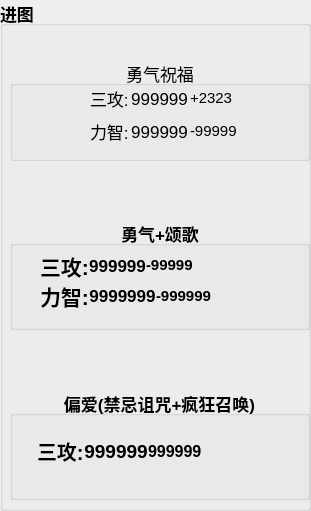
   <widget class="QGroupBox" name="naima">
    <property name="geometry">
     <rect>
      <x>470</x>
      <y>220</y>
      <width>311</width>
      <height>511</height>
     </rect>
    </property>
    <property name="font">
     <font>
      <pointsize>13</pointsize>
      <weight>75</weight>
      <bold>true</bold>
     </font>
    </property>
    <property name="styleSheet">
     <string notr="true"/>
    </property>
    <property name="title">
     <string>进图</string>
    </property>
    <property name="alignment">
     <set>Qt::AlignLeading|Qt::AlignLeft|Qt::AlignTop</set>
    </property>
    <property name="flat">
     <bool>true</bool>
    </property>
    <widget class="QGroupBox" name="b3">
     <property name="geometry">
      <rect>
       <x>10</x>
       <y>390</y>
       <width>300</width>
       <height>110</height>
      </rect>
     </property>
     <property name="minimumSize">
      <size>
       <width>0</width>
       <height>110</height>
      </size>
     </property>
     <property name="maximumSize">
      <size>
       <width>999999</width>
       <height>110</height>
      </size>
     </property>
     <property name="font">
      <font>
       <pointsize>13</pointsize>
      </font>
     </property>
     <property name="title">
      <string>偏爱(禁忌诅咒+疯狂召唤)</string>
     </property>
     <property name="alignment">
      <set>Qt::AlignHCenter|Qt::AlignTop</set>
     </property>
     <property name="flat">
      <bool>false</bool>
     </property>
     <widget class="QWidget" name="layoutWidget">
      <property name="geometry">
       <rect>
        <x>27</x>
        <y>30</y>
        <width>271</width>
        <height>63</height>
       </rect>
      </property>
      <layout class="QVBoxLayout" name="verticalLayout_8">
       <property name="spacing">
        <number>0</number>
       </property>
       <item>
        <layout class="QHBoxLayout" name="horizontalLayout_34">
         <item>
          <widget class="QLabel" name="label_59">
           <property name="font">
            <font>
             <pointsize>15</pointsize>
            </font>
           </property>
           <property name="text">
            <string>三攻:</string>
           </property>
          </widget>
         </item>
         <item>
          <widget class="QLabel" name="b3_sg">
           <property name="font">
            <font>
             <pointsize>14</pointsize>
            </font>
           </property>
           <property name="text">
            <string>999999</string>
           </property>
           <property name="alignment">
            <set>Qt::AlignCenter</set>
           </property>
          </widget>
         </item>
         <item>
          <widget class="QLabel" name="b3_sg_cj">
           <property name="minimumSize">
            <size>
             <width>0</width>
             <height>0</height>
            </size>
           </property>
           <property name="maximumSize">
            <size>
             <width>9999</width>
             <height>20</height>
            </size>
           </property>
           <property name="font">
            <font>
             <pointsize>12</pointsize>
            </font>
           </property>
           <property name="text">
            <string>999999</string>
           </property>
           <property name="alignment">
            <set>Qt::AlignLeading|Qt::AlignLeft|Qt::AlignVCenter</set>
           </property>
          </widget>
         </item>
         <item>
          <spacer name="horizontalSpacer_29">
           <property name="orientation">
            <enum>Qt::Horizontal</enum>
           </property>
           <property name="sizeHint" stdset="0">
            <size>
             <width>40</width>
             <height>20</height>
            </size>
           </property>
          </spacer>
         </item>
        </layout>
       </item>
      </layout>
     </widget>
    </widget>
    <widget class="QGroupBox" name="b2">
     <property name="geometry">
      <rect>
       <x>10</x>
       <y>220</y>
       <width>300</width>
       <height>110</height>
      </rect>
     </property>
     <property name="minimumSize">
      <size>
       <width>300</width>
       <height>110</height>
      </size>
     </property>
     <property name="maximumSize">
      <size>
       <width>9999999</width>
       <height>900</height>
      </size>
     </property>
     <property name="font">
      <font>
       <pointsize>13</pointsize>
      </font>
     </property>
     <property name="title">
      <string>勇气+颂歌</string>
     </property>
     <property name="alignment">
      <set>Qt::AlignHCenter|Qt::AlignTop</set>
     </property>
     <widget class="QWidget" name="layoutWidget">
      <property name="geometry">
       <rect>
        <x>30</x>
        <y>30</y>
        <width>261</width>
        <height>61</height>
       </rect>
      </property>
      <layout class="QVBoxLayout" name="verticalLayout_7">
       <property name="spacing">
        <number>0</number>
       </property>
       <item>
        <layout class="QHBoxLayout" name="horizontalLayout_5">
         <item>
          <widget class="QLabel" name="label_24">
           <property name="font">
            <font>
             <pointsize>16</pointsize>
            </font>
           </property>
           <property name="text">
            <string>三攻:</string>
           </property>
          </widget>
         </item>
         <item>
          <widget class="QLabel" name="b2_sg">
           <property name="font">
            <font>
             <pointsize>13</pointsize>
            </font>
           </property>
           <property name="text">
            <string>999999</string>
           </property>
           <property name="alignment">
            <set>Qt::AlignCenter</set>
           </property>
          </widget>
         </item>
         <item>
          <widget class="QLabel" name="b2_sg_cj">
           <property name="minimumSize">
            <size>
             <width>0</width>
             <height>0</height>
            </size>
           </property>
           <property name="maximumSize">
            <size>
             <width>9999</width>
             <height>20</height>
            </size>
           </property>
           <property name="font">
            <font>
             <pointsize>11</pointsize>
            </font>
           </property>
           <property name="text">
            <string>-99999</string>
           </property>
           <property name="alignment">
            <set>Qt::AlignLeading|Qt::AlignLeft|Qt::AlignVCenter</set>
           </property>
          </widget>
         </item>
         <item>
          <spacer name="horizontalSpacer_5">
           <property name="orientation">
            <enum>Qt::Horizontal</enum>
           </property>
           <property name="sizeHint" stdset="0">
            <size>
             <width>40</width>
             <height>20</height>
            </size>
           </property>
          </spacer>
         </item>
        </layout>
       </item>
       <item>
        <layout class="QHBoxLayout" name="horizontalLayout_6">
         <item>
          <widget class="QLabel" name="label_25">
           <property name="font">
            <font>
             <pointsize>16</pointsize>
            </font>
           </property>
           <property name="text">
            <string>力智:</string>
           </property>
          </widget>
         </item>
         <item>
          <widget class="QLabel" name="b2_lz">
           <property name="font">
            <font>
             <pointsize>13</pointsize>
            </font>
           </property>
           <property name="text">
            <string>9999999</string>
           </property>
           <property name="alignment">
            <set>Qt::AlignCenter</set>
           </property>
          </widget>
         </item>
         <item>
          <widget class="QLabel" name="b2_lz_cj">
           <property name="minimumSize">
            <size>
             <width>0</width>
             <height>0</height>
            </size>
           </property>
           <property name="maximumSize">
            <size>
             <width>9999</width>
             <height>20</height>
            </size>
           </property>
           <property name="font">
            <font>
             <pointsize>11</pointsize>
            </font>
           </property>
           <property name="text">
            <string>-999999</string>
           </property>
           <property name="alignment">
            <set>Qt::AlignLeading|Qt::AlignLeft|Qt::AlignVCenter</set>
           </property>
          </widget>
         </item>
         <item>
          <spacer name="horizontalSpacer_6">
           <property name="orientation">
            <enum>Qt::Horizontal</enum>
           </property>
           <property name="sizeHint" stdset="0">
            <size>
             <width>40</width>
             <height>20</height>
            </size>
           </property>
          </spacer>
         </item>
        </layout>
       </item>
      </layout>
     </widget>
    </widget>
    <widget class="QGroupBox" name="b1">
     <property name="geometry">
      <rect>
       <x>10</x>
       <y>60</y>
       <width>300</width>
       <height>101</height>
      </rect>
     </property>
     <property name="minimumSize">
      <size>
       <width>0</width>
       <height>0</height>
      </size>
     </property>
     <property name="maximumSize">
      <size>
       <width>999999</width>
       <height>10055</height>
      </size>
     </property>
     <property name="font">
      <font>
       <pointsize>13</pointsize>
       <weight>50</weight>
       <italic>false</italic>
       <bold>false</bold>
       <kerning>true</kerning>
      </font>
     </property>
     <property name="styleSheet">
      <string notr="true"/>
     </property>
     <property name="title">
      <string>勇气祝福</string>
     </property>
     <property name="alignment">
      <set>Qt::AlignHCenter|Qt::AlignTop</set>
     </property>
     <property name="flat">
      <bool>false</bool>
     </property>
     <widget class="QLabel" name="label_30">
      <property name="geometry">
       <rect>
        <x>20</x>
        <y>30</y>
        <width>51</width>
        <height>51</height>
       </rect>
      </property>
      <property name="text">
       <string/>
      </property>
      <property name="pixmap">
       <pixmap resource="../uncompiled/images.qrc">:/png/84.PNG</pixmap>
      </property>
      <property name="scaledContents">
       <bool>true</bool>
      </property>
     </widget>
     <widget class="QWidget" name="layoutWidget">
      <property name="geometry">
       <rect>
        <x>70</x>
        <y>20</y>
        <width>221</width>
        <height>71</height>
       </rect>
      </property>
      <layout class="QVBoxLayout" name="verticalLayout_6">
       <property name="spacing">
        <number>2</number>
       </property>
       <property name="leftMargin">
        <number>10</number>
       </property>
       <item>
        <layout class="QHBoxLayout" name="horizontalLayout_10">
         <item>
          <widget class="QLabel" name="label_34">
           <property name="font">
            <font>
             <pointsize>13</pointsize>
            </font>
           </property>
           <property name="text">
            <string>三攻:</string>
           </property>
          </widget>
         </item>
         <item>
          <widget class="QLabel" name="b1_sg">
           <property name="font">
            <font>
             <pointsize>13</pointsize>
            </font>
           </property>
           <property name="text">
            <string>999999</string>
           </property>
           <property name="alignment">
            <set>Qt::AlignCenter</set>
           </property>
          </widget>
         </item>
         <item>
          <widget class="QLabel" name="b1_sg_cj">
           <property name="minimumSize">
            <size>
             <width>0</width>
             <height>0</height>
            </size>
           </property>
           <property name="maximumSize">
            <size>
             <width>9999</width>
             <height>20</height>
            </size>
           </property>
           <property name="font">
            <font>
             <pointsize>11</pointsize>
            </font>
           </property>
           <property name="text">
            <string>+2323</string>
           </property>
           <property name="alignment">
            <set>Qt::AlignLeading|Qt::AlignLeft|Qt::AlignVCenter</set>
           </property>
          </widget>
         </item>
         <item>
          <spacer name="horizontalSpacer_8">
           <property name="orientation">
            <enum>Qt::Horizontal</enum>
           </property>
           <property name="sizeHint" stdset="0">
            <size>
             <width>40</width>
             <height>20</height>
            </size>
           </property>
          </spacer>
         </item>
        </layout>
       </item>
       <item>
        <layout class="QHBoxLayout" name="horizontalLayout_9">
         <item>
          <widget class="QLabel" name="label_32">
           <property name="font">
            <font>
             <pointsize>13</pointsize>
            </font>
           </property>
           <property name="text">
            <string>力智:</string>
           </property>
          </widget>
         </item>
         <item>
          <widget class="QLabel" name="b1_lz">
           <property name="font">
            <font>
             <pointsize>13</pointsize>
            </font>
           </property>
           <property name="text">
            <string>999999</string>
           </property>
           <property name="alignment">
            <set>Qt::AlignCenter</set>
           </property>
          </widget>
         </item>
         <item>
          <widget class="QLabel" name="b1_lz_cj">
           <property name="minimumSize">
            <size>
             <width>0</width>
             <height>0</height>
            </size>
           </property>
           <property name="maximumSize">
            <size>
             <width>99999</width>
             <height>20</height>
            </size>
           </property>
           <property name="font">
            <font>
             <pointsize>11</pointsize>
            </font>
           </property>
           <property name="text">
            <string>-99999</string>
           </property>
           <property name="alignment">
            <set>Qt::AlignLeading|Qt::AlignLeft|Qt::AlignVCenter</set>
           </property>
          </widget>
         </item>
         <item>
          <spacer name="horizontalSpacer_7">
           <property name="orientation">
            <enum>Qt::Horizontal</enum>
           </property>
           <property name="sizeHint" stdset="0">
            <size>
             <width>40</width>
             <height>20</height>
            </size>
           </property>
          </spacer>
         </item>
        </layout>
       </item>
      </layout>
     </widget>
    </widget>
   </widget>
